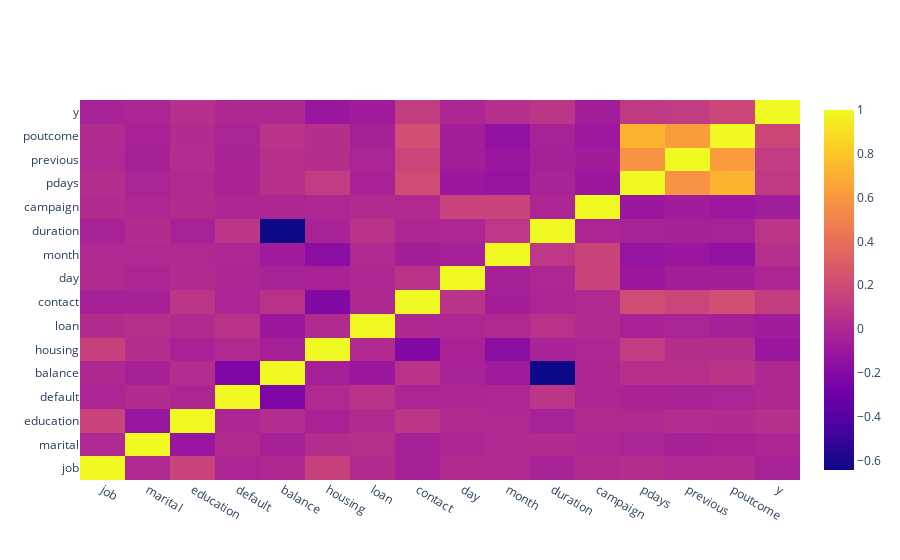

Source (notebook cell):
### Code cell
import plotly.offline as py
py.init_notebook_mode(connected=True)
import plotly.graph_objs as go

a=[column for column in train]
trace = go.Heatmap(z=train.corr().values,
                   x=a,
                   y=a)
data=[trace]
py.iplot(data, filename='backorders heatmap')

### Figure 1 — Plotly figure (JSON) as saved in the notebook; plotly's stock layout.template omitted (floating-point values rounded to 4 significant figures; data arrays with more than 128 entries replaced by an {"elided": "..."} marker saying what was removed)
{"data": [{"y": ["job", "marital", "education", "default", "balance", "housing", "loan", "contact", "day", "month", "duration", "campaign", "pdays", "previous", "poutcome", "y"], "x": ["job", "marital", "education", "default", "balance", "housing", "loan", "contact", "day", "month", "duration", "campaign", "pdays", "previous", "poutcome", "y"], "z": {"elided": "16x16 float values"}, "type": "heatmap"}], "layout": {}}
